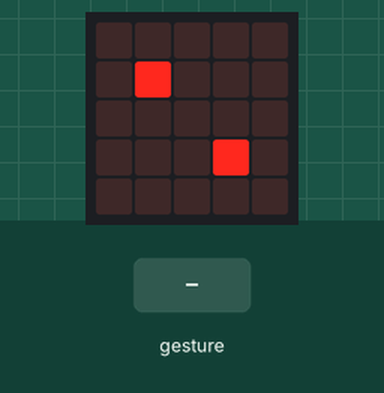
A program run on a simulated BBC micro:bit (MakeCode). Shown: the board's 5×5 LED display. The test bench sets the inputs (shaded band). Random numbers come from a fixed seed; a tilt is held for 1.5 s and a shake lasts 1 s, then the board lies face up again.

Above: at 1.2 s.
1.3 s: gesture 'shake'
At 2.5 s:
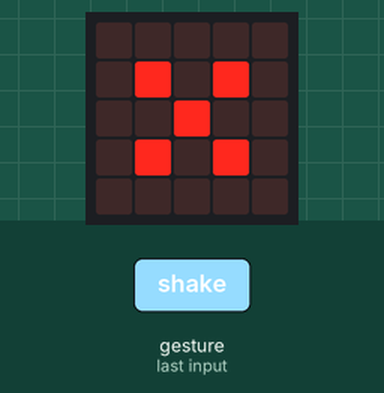
3.5 s: gesture 'shake'
At 5.2 s:
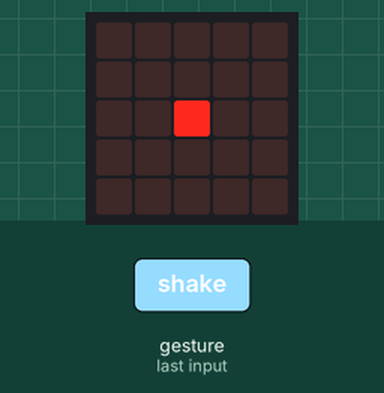
5.5 s: gesture 'shake'
At 7.3 s:
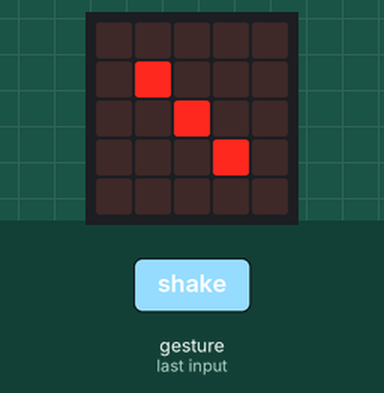
Timing chart, 0 to 8.8 s (numbered marks = the images above; inputs shaded):
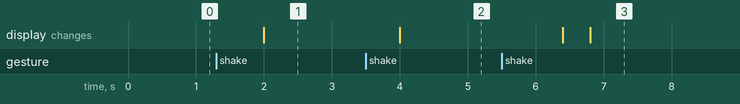

The program:

main.ts
```typescript
let head = 0
input.onGesture(Gesture.Shake, function () {
    head = randint(1, 6)
})
basic.forever(function () {
    if (1 == head) {
        basic.showLeds(`
            . . . . .
            . . . . .
            . . # . .
            . . . . .
            . . . . .
            `)
    }
})
basic.forever(function () {
    if (1 == head) {
        basic.showLeds(`
            . . . . .
            . . . . .
            . . # . .
            . . . . .
            . . . . .
            `)
    } else if (2 == head) {
        basic.showLeds(`
            . . . . .
            . # . . .
            . . . . .
            . . . # .
            . . . . .
            `)
    } else if (3 == head) {
        basic.showLeds(`
            . . . . .
            . # . . .
            . . # . .
            . . . # .
            . . . . .
            `)
    } else if (4 == head) {
        basic.showLeds(`
            . . . . .
            . # . # .
            . . . . .
            . # . # .
            . . . . .
            `)
    } else if (5 == head) {
        basic.showLeds(`
            . . . . .
            . # . # .
            . . # . .
            . # . # .
            . . . . .
            `)
    } else if (6 == head) {
        basic.showLeds(`
            . # . # .
            . . . . .
            . # . # .
            . . . . .
            . # . # .
            `)
    } else {
        head = randint(1, 6)
    }
})
basic.forever(function () {
    if (6 == head) {
        basic.showLeds(`
            . # . # .
            . . . . .
            . # . # .
            . . . . .
            . # . # .
            `)
    }
})
basic.forever(function () {
    if (2 == head) {
        basic.showLeds(`
            . . . . .
            . # . . .
            . . . . .
            . . . # .
            . . . . .
            `)
    }
})
basic.forever(function () {
    if (5 == head) {
        basic.showLeds(`
            . . . . .
            . # . # .
            . . # . .
            . # . # .
            . . . . .
            `)
    }
})
basic.forever(function () {
    if (3 == head) {
        basic.showLeds(`
            . . . . .
            . # . . .
            . . # . .
            . . . # .
            . . . . .
            `)
    }
})
basic.forever(function () {
    if (4 == head) {
        basic.showLeds(`
            . . . . .
            . # . # .
            . . . . .
            . # . # .
            . . . . .
            `)
    }
})
```

test.ts
```typescript
// 在這裡測試；當此封包作為擴充功能時，將不會編譯此內容。
```

Measured:
- after the input at 1.3 s, the display: changes after 0.70 s (image 1)
- after the input at 3.5 s, the display: changes after 0.50 s (image 2)
- after the input at 5.5 s, the display: first changes after 0.90 s (image 3 shows a later state)
